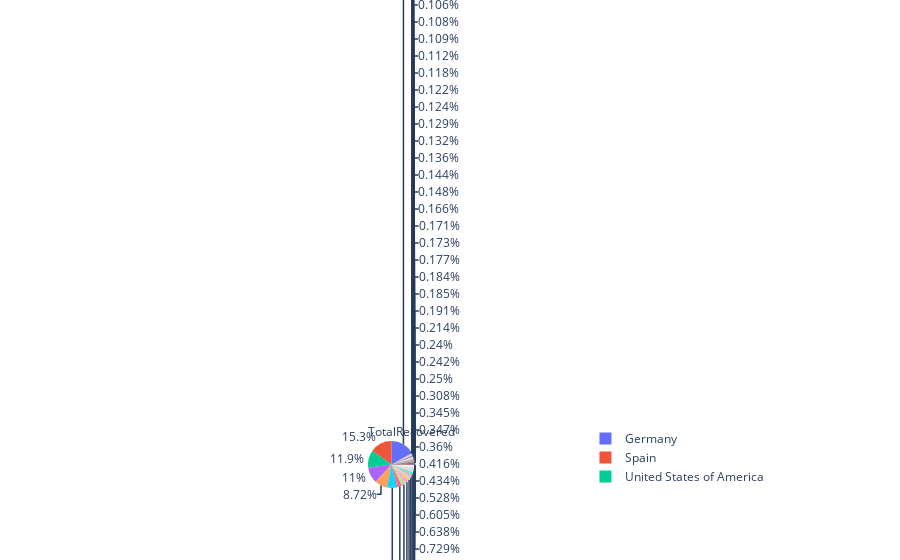

The notebook cell saved with this chart:
### Code cell
iplot([piePlot])

### Figure 1 — Plotly figure (JSON) as saved in the notebook; plotly's stock layout.template omitted (floating-point values rounded to 4 significant figures; data arrays with more than 128 entries replaced by an {"elided": "..."} marker saying what was removed)
{"data": [{"labels": {"elided": "247 str values"}, "title": {"position": "top left", "text": "TotalRecovered"}, "type": "pie", "values": {"elided": "247 int values"}}], "layout": {}}
